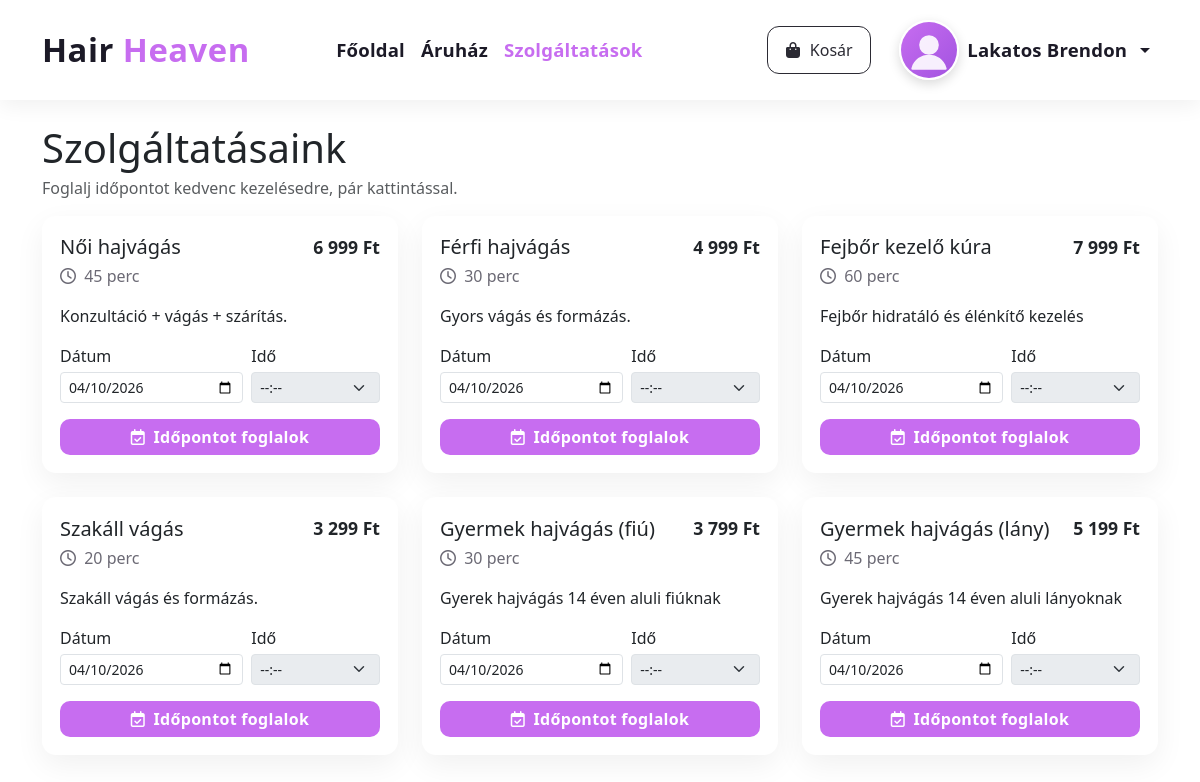
Screenshot of /services.php (signed in) with the database file from the repository.
### tables this page shows
CREATE TABLE `services` (
  `id` int(11) NOT NULL,
  `name` varchar(120) NOT NULL,
  `duration_minutes` int(11) NOT NULL,
  `price` decimal(10,2) NOT NULL,
  `description` text DEFAULT NULL,
  `is_active` tinyint(1) NOT NULL DEFAULT 1
);

### services.php (the view, shortened to what this page needs)
<?php
$mysqli = db();
function e($s)
{
  return htmlspecialchars((string) $s, ENT_QUOTES, 'UTF-8');
}
$services = [];
if ($mysqli) {
  $res = $mysqli->query("
    SELECT id, name, duration_minutes, price, description
    FROM services
    WHERE is_active=1
    ORDER BY id ASC
  ");
  while ($row = $res->fetch_assoc()) {
    $services[] = $row;
  }
}
$today = new DateTime('today');
$defaultDateObj = clone $today;
$defaultDate = $defaultDateObj->format('Y-m-d');
$minDate     = $defaultDate;
?>
<!doctype html>
<html lang="hu">
<head>
  <link href="https://cdn.jsdelivr.net/npm/bootstrap@5.3.2/dist/css/bootstrap.min.css" rel="stylesheet">
  <link rel="stylesheet" href="https://cdnjs.cloudflare.com/ajax/libs/font-awesome/6.5.0/css/all.min.css" />
  <link rel="stylesheet" href="https://cdn.jsdelivr.net/npm/flatpickr/dist/flatpickr.min.css">
  <link rel="stylesheet" href="/assets/hairheaven.css">
</head>
<body>
  <?php $activePage = 'services';
  include __DIR__ . '/navbar.php'; ?>
  <div class="container my-4">
    <div class="d-flex align-items-end justify-content-between mb-3">
      <div>
        <h1 class="page-title mb-1">Szolgáltatásaink</h1>
        <div class="text-muted">Foglalj időpontot kedvenc kezelésedre, pár kattintással.</div>
      </div>
    </div>
    <div class="row g-4">
      <?php foreach ($services as $s): ?>
        <div class="col-12 col-lg-4">
          <div class="service-card h-100">
            <div class="d-flex justify-content-between align-items-center mb-1">
              <h5 class="mb-0"><?= e($s['name']) ?></h5>
              <span class="price-tag"><?= number_format((float) $s['price'], 0, ',', ' ') ?> Ft</span>
            </div>
            <div class="muted mb-3">
              <i class="fa-regular fa-clock me-1"></i> <?= (int) $s['duration_minutes'] ?> perc
            </div>
            <?php if (!empty($s['description'])): ?>
              <p class="mb-3"><?= e($s['description']) ?></p>
            <?php endif; ?>
            <form class="booking-form" data-service="<?= (int) $s['id'] ?>">
              <div class="row g-2 align-items-end">
                <div class="col-7">
                  <label class="form-label mb-1">Dátum</label>
                  <input
                    type="date"
                    class="form-control form-control-sm js-date"
                    min="<?= e($minDate) ?>"
                    value="<?= e($defaultDate) ?>">
                </div>
                <div class="col-5">
                  <label class="form-label mb-1">Idő</label>
                  <select class="form-select form-select-sm js-time" disabled>
                    <option value="">--:--</option>
                  </select>
                </div>
              </div>
              <button type="submit" class="btn btn-cta text-white w-100 mt-3" <?= $isLogged ? '' : 'disabled' ?>>
                <i class="fa-regular fa-calendar-check me-1"></i> Időpontot foglalok
              </button>
            </form>
          </div>
        </div>
      <?php endforeach; ?>
    </div>
  </div>
</body>
</html>

### assets/hairheaven.css (style rules this page uses)
:root { --hh-primary:#c76df0; --hh-primary-weak: rgba(199,109,240,.08); --hh-primary-glow: rgba(199,109,240,.22); --hh-dark:#1c1a27; --hh-muted:#6c6a75; --hh-nav-height: 60px; --hh-nav-font: 1.10rem; --hh-nav-brand: 1.95rem; --hh-nav-btn-py: .70rem; --hh-nav-btn-px: 1.10rem; --hh-avatar: 56px; }
@media (min-width: 992px) { :root { --hh-nav-height: 76px; --hh-nav-font: 1.16rem; --hh-nav-brand: 2.05rem; --hh-avatar: 60px; } }
.btn { border-radius:10px; transition:color .15s ease, background-color .15s ease, border-color .15s ease, box-shadow .15s ease, transform .05s ease; }
.btn-cta { background:var(--hh-primary); color:#fff; border:0; font-weight:700; letter-spacing:.3px; }
.btn i { margin-right:.35rem; }
.btn-cta { background:var(--hh-primary); border:0; font-weight:700; letter-spacing:.3px; }

### services.php (style rules this page uses)
.service-card { background: #fff; border-radius: 14px; padding: 18px; box-shadow: 0 10px 30px rgba(0, 0, 0, .06); }
.price-tag { font-weight: 800; font-size: 1.1rem; }
.muted { color: #6c6a75; }

### rows the page displays
services: name "Női hajvágás", price "6 999", duration_minutes "45", description "Konzultáció + vágás + szárítás."
services: name "Férfi hajvágás", price "4 999", duration_minutes "30", description "Gyors vágás és formázás."
services: name "Fejbőr kezelő kúra", price "7 999", duration_minutes "60", description "Fejbőr hidratáló és élénkítő kezelés"
services: name "Szakáll vágás", price "3 299", duration_minutes "20", description "Szakáll vágás és formázás."
services: name "Gyermek hajvágás (fiú)", price "3 799", duration_minutes "30", description "Gyerek hajvágás 14 éven aluli fiúknak"
services: name "Gyermek hajvágás (lány)", price "5 199", duration_minutes "45", description "Gyerek hajvágás 14 éven aluli lányoknak"

### other values shown
$username ?: 'Profil' "Lakatos Brendon"
